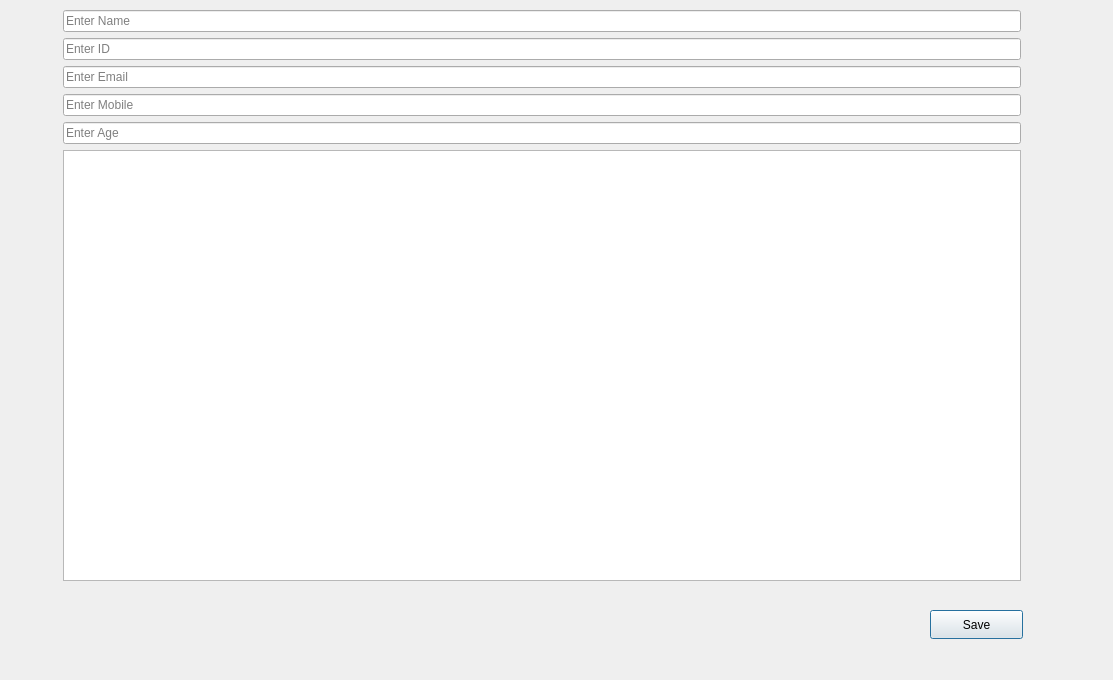
<?xml version="1.0" encoding="UTF-8"?>
<ui version="4.0">
 <class>add_student</class>
 <widget class="QDialog" name="add_student">
  <property name="geometry">
   <rect>
    <x>0</x>
    <y>0</y>
    <width>1113</width>
    <height>680</height>
   </rect>
  </property>
  <property name="windowTitle">
   <string>Dialog</string>
  </property>
  <widget class="QWidget" name="formLayoutWidget">
   <property name="geometry">
    <rect>
     <x>50</x>
     <y>10</y>
     <width>971</width>
     <height>571</height>
    </rect>
   </property>
   <layout class="QFormLayout" name="formLayout">
    <item row="0" column="0">
     <widget class="QLabel" name="label">
      <property name="text">
       <string/>
      </property>
     </widget>
    </item>
    <item row="0" column="1">
     <widget class="QLineEdit" name="lineEdit">
      <property name="placeholderText">
       <string>Enter Name</string>
      </property>
     </widget>
    </item>
    <item row="1" column="1">
     <widget class="QLineEdit" name="lineEdit_2">
      <property name="placeholderText">
       <string>Enter ID</string>
      </property>
     </widget>
    </item>
    <item row="2" column="1">
     <widget class="QLineEdit" name="lineEdit_3">
      <property name="placeholderText">
       <string>Enter Email</string>
      </property>
     </widget>
    </item>
    <item row="3" column="1">
     <widget class="QLineEdit" name="lineEdit_4">
      <property name="placeholderText">
       <string>Enter Mobile</string>
      </property>
     </widget>
    </item>
    <item row="4" column="1">
     <widget class="QLineEdit" name="lineEdit_5">
      <property name="placeholderText">
       <string>Enter Age</string>
      </property>
     </widget>
    </item>
    <item row="5" column="1">
     <widget class="QTableView" name="tableView"/>
    </item>
   </layout>
  </widget>
  <widget class="QPushButton" name="pushButton">
   <property name="geometry">
    <rect>
     <x>930</x>
     <y>610</y>
     <width>93</width>
     <height>29</height>
    </rect>
   </property>
   <property name="text">
    <string>Save</string>
   </property>
  </widget>
 </widget>
 <resources/>
 <connections/>
</ui>
